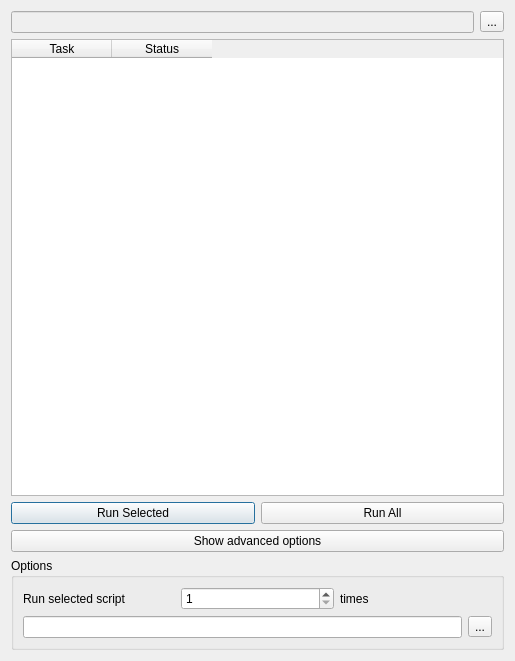
<?xml version="1.0" encoding="UTF-8"?>
<ui version="4.0">
 <class>ScriptDialogBase</class>
 <widget class="QDialog" name="ScriptDialogBase">
  <property name="geometry">
   <rect>
    <x>0</x>
    <y>0</y>
    <width>515</width>
    <height>661</height>
   </rect>
  </property>
  <property name="windowTitle">
   <string>InaSAFE Batch Runner</string>
  </property>
  <layout class="QGridLayout" name="gridLayout">
   <item row="0" column="0">
    <layout class="QHBoxLayout" name="horizontalLayout_4">
     <item>
      <widget class="QLineEdit" name="leSourceDir">
       <property name="enabled">
        <bool>false</bool>
       </property>
      </widget>
     </item>
     <item>
      <widget class="QToolButton" name="tbSourceDir">
       <property name="text">
        <string>...</string>
       </property>
      </widget>
     </item>
    </layout>
   </item>
   <item row="1" column="0">
    <widget class="QTableWidget" name="tblScript">
     <property name="alternatingRowColors">
      <bool>false</bool>
     </property>
     <property name="selectionMode">
      <enum>QAbstractItemView::SingleSelection</enum>
     </property>
     <property name="selectionBehavior">
      <enum>QAbstractItemView::SelectRows</enum>
     </property>
     <property name="cornerButtonEnabled">
      <bool>false</bool>
     </property>
     <attribute name="horizontalHeaderDefaultSectionSize">
      <number>100</number>
     </attribute>
     <column>
      <property name="text">
       <string>Task</string>
      </property>
     </column>
     <column>
      <property name="text">
       <string>Status</string>
      </property>
     </column>
    </widget>
   </item>
   <item row="2" column="0">
    <layout class="QHBoxLayout" name="horizontalLayout">
     <item>
      <widget class="QPushButton" name="btnRunSelected">
       <property name="text">
        <string>Run Selected</string>
       </property>
      </widget>
     </item>
     <item>
      <widget class="QPushButton" name="pbnRunAll">
       <property name="text">
        <string>Run All</string>
       </property>
      </widget>
     </item>
    </layout>
   </item>
   <item row="3" column="0">
    <widget class="QPushButton" name="pbnAdvanced">
     <property name="text">
      <string>Show advanced options</string>
     </property>
     <property name="checkable">
      <bool>true</bool>
     </property>
     <property name="checked">
      <bool>false</bool>
     </property>
    </widget>
   </item>
   <item row="4" column="0">
    <widget class="QGroupBox" name="gboOptions">
     <property name="title">
      <string>Options</string>
     </property>
     <property name="checkable">
      <bool>false</bool>
     </property>
     <layout class="QGridLayout" name="gridLayout_2">
      <item row="0" column="0">
       <layout class="QHBoxLayout" name="horizontalLayout_2">
        <item>
         <widget class="QLabel" name="label">
          <property name="text">
           <string>Run selected script </string>
          </property>
         </widget>
        </item>
        <item>
         <widget class="QSpinBox" name="sboCount">
          <property name="suffix">
           <string/>
          </property>
          <property name="prefix">
           <string/>
          </property>
          <property name="minimum">
           <number>1</number>
          </property>
         </widget>
        </item>
        <item>
         <widget class="QLabel" name="label_2">
          <property name="text">
           <string>times</string>
          </property>
         </widget>
        </item>
       </layout>
      </item>
      <item row="1" column="0">
       <layout class="QHBoxLayout" name="horizontalLayout_3">
        <item>
         <widget class="QLineEdit" name="leBaseDataDir"/>
        </item>
        <item>
         <widget class="QToolButton" name="tbBaseDataDir">
          <property name="text">
           <string>...</string>
          </property>
         </widget>
        </item>
       </layout>
      </item>
     </layout>
    </widget>
   </item>
  </layout>
  <zorder>pbnAdvanced</zorder>
  <zorder>tblScript</zorder>
  <zorder>gboOptions</zorder>
  <zorder>layoutWidget</zorder>
  <zorder>leSourceDir</zorder>
 </widget>
 <resources/>
 <connections/>
</ui>
